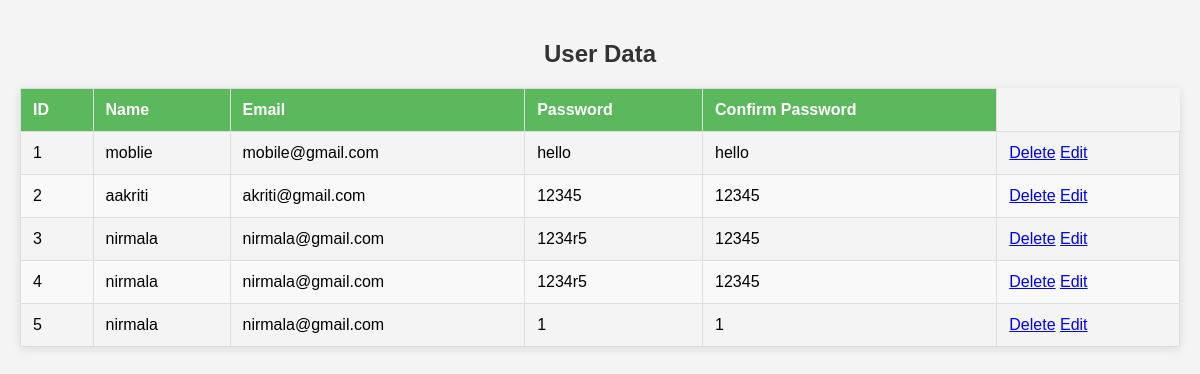
/register/show_data/, run on an earlier commit of the app's database.
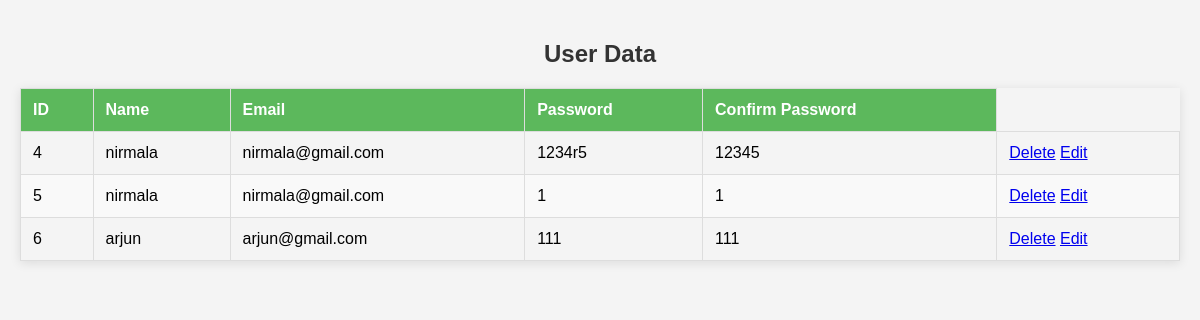
And on a later commit of the database.
### register/models.py (models this page shows)
class Register(models.Model):
    name = models.CharField(max_length=50)
    email = models.EmailField(unique=True)
    password = models.CharField(max_length=100)
    confirm_password = models.CharField(max_length=100)

### register/views.py (the view)
# urls.py: path('show_data/',show_data,name = "show_data"),
def show_data(request):
    datas = Register.objects.all()
    context = {'value':datas}
    return render(request,'show_data.html',context)

### register/templates/show_data.html (shortened to what this page needs)
<!DOCTYPE html>
<html lang="en">
<head>
</head>
<body>
    <h2>User Data</h2>
    <table>
        <thead>
            <tr>
                <th>ID</th>
                <th>Name</th>
                <th>Email</th>
                <th>Password</th>
                <th>Confirm Password</th>
            </tr>
        </thead>
        <tbody>
            {% for values in value %}
            <tr>
                <td>{{values.id}}</td>
                <td>{{values.name}}</td>
                <td>{{values.email}}</td>
                <td>{{values.password}}</td>
                <td>{{values.confirm_password}}</td>
                <td>
                <a href="{% url 'delete_data' values.id %}">Delete</a>
                <a href="{% url 'edit_data' values.id  %}">Edit</a>
                </td>
            </tr>
            {% endfor %}
        </tbody>
    </table>
</body>
</html>

### register/templates/show_data.html (style rules this page uses)
body { font-family: Arial, sans-serif; background-color: #f4f4f4; margin: 0; padding: 20px; }
h2 { text-align: center; color: #333; }
table { width: 100%; margin: 20px 0; border-collapse: collapse; box-shadow: 0 2px 10px rgba(0, 0, 0, 0.1); }
th, td { padding: 12px; text-align: left; border: 1px solid #ddd; }
th { background-color: #5cb85c; color: white; }
tr:nth-child(even) { background-color: #f9f9f9; }

What changed in the data, as far as the page shows it:
removed Register: id "1", name "moblie", email "mobile@gmail.com", password "hello", confirm_password "hello"
removed Register: id "2", name "aakriti", email "akriti@gmail.com", password "12345", confirm_password "12345"
removed Register: id "3", name "nirmala", email "nirmala@gmail.com", password "1234r5", confirm_password "12345"
added Register: id "6", name "arjun", email "arjun@gmail.com", password "111", confirm_password "111"
